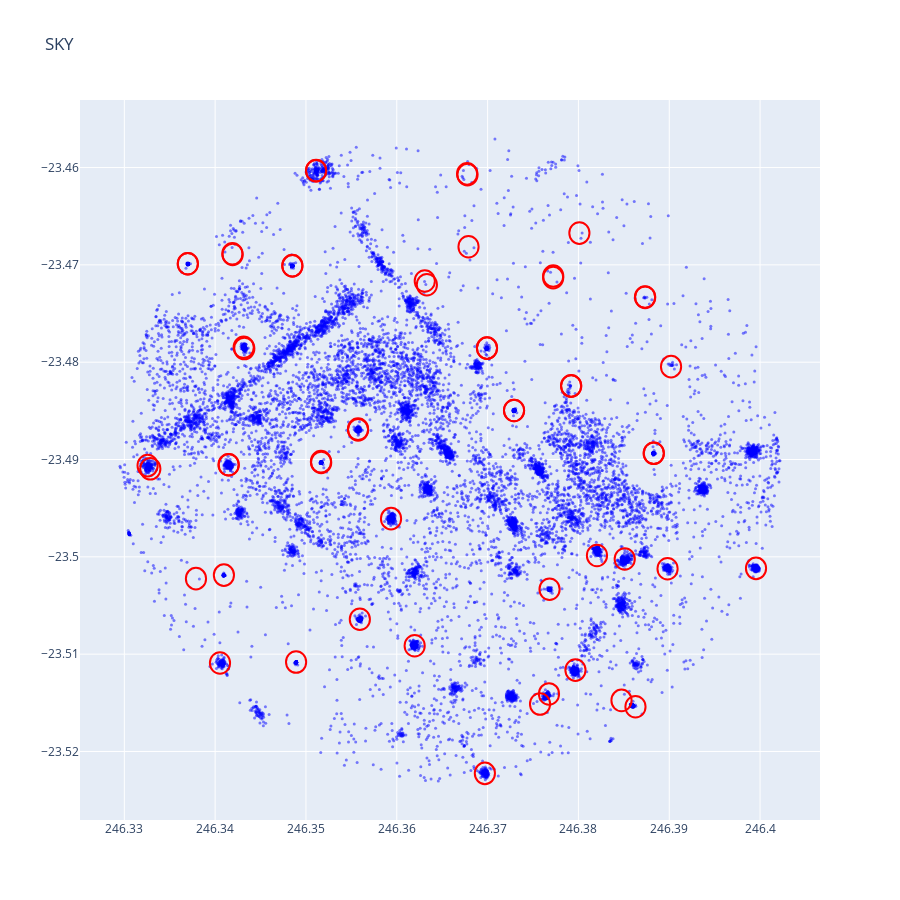
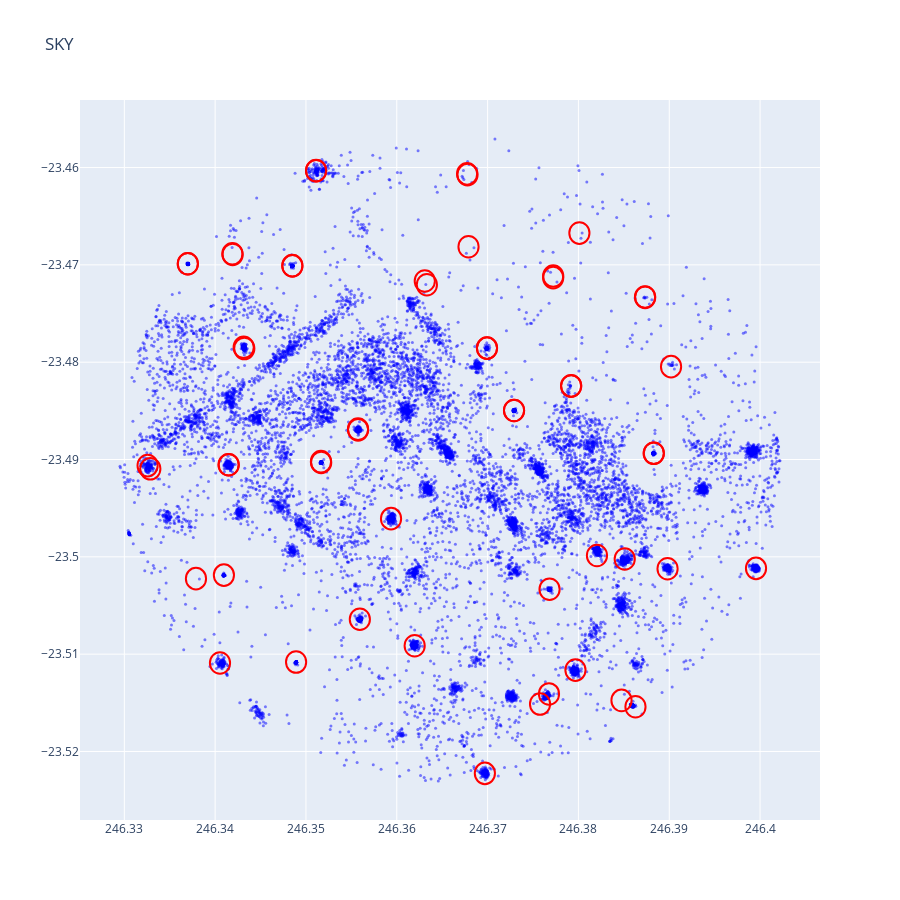
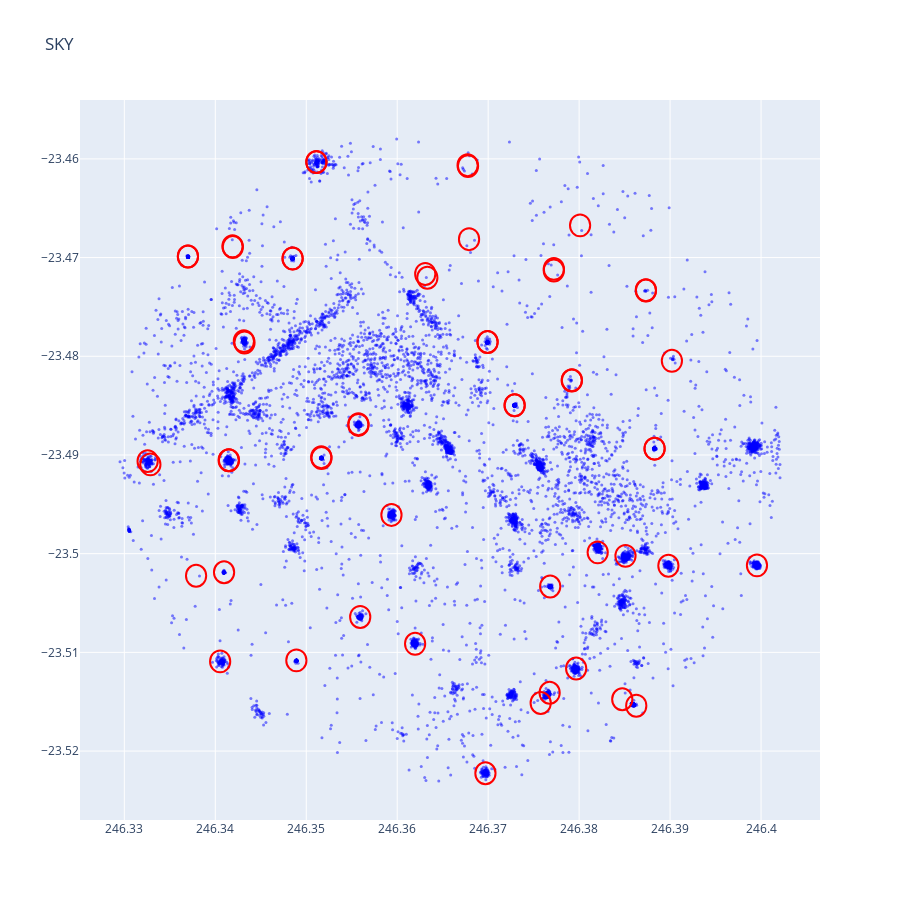

Here is the notebook cell these charts were saved with, in order:
### Code cell
# FILTERS #
filtered_tbl = tbl.copy()
filtered_tbl = filtered_tbl[np.isnan(filtered_tbl["w1sigmpro"]) == False]
print("Initial pts: ", len(filtered_tbl))
xm_1 = xmatch_count(filtered_tbl, truth)
l1 = len(filtered_tbl)
print("Initial xmatch: ", xm_1)
plot(filtered_tbl)


# South Atlantic Anomaly and Chi-Squared - Deals with cosmic rays
# chi_quantile_regular = tbl["w1rchi2"].quantile(0.95) # Expected proportion of non-cosmic ray sources outside of the SAA
# chi_quantile_saa = tbl["w1rchi2"].quantile(0.8) # Expected proportion of non-cosmic ray sources inside the SAA
# # print(f"Chi-Squared Quantile (Regular): {chi_quantile_regular}")
# # print(f"Chi-Squared Quantile (SAA): {chi_quantile_saa}")

# chi_quantile = [chi_quantile_saa if saasep < 5.0 else chi_quantile_regular for saasep in filtered_tbl["saa_sep"]]
# filtered_tbl = filtered_tbl[filtered_tbl["w1rchi2"] < 8]
# print(f"Chi2 Filter: {l1} -> {len(filtered_tbl)} = {(len(filtered_tbl) - l1) / l1 * 100:.2f}%")
# print(f"{(xmatch_count(filtered_tbl, truth) - xm_1) / xm_1 * 100:.2f}% lost (xmatch)")
# plot(filtered_tbl)

# Real Detection

# Artifacts
criterion = np.array([flags[0].lower() != 'd' and flags[0] != 'P' and flags[0] != 'O' for flags in filtered_tbl["cc_flags"]])
filtered_tbl = filtered_tbl[criterion]
# filtered_tbl = filtered_tbl[filtered_tbl["cc_flags"] == "0000"]
print(f"Artifact Filter: {l1} -> {len(filtered_tbl)} = {(len(filtered_tbl) - l1) / l1 * 100:.2f}%")
print(f"{(xmatch_count(filtered_tbl, truth) - xm_1) / xm_1 * 100:.2f}% lost (xmatch)")
plot(filtered_tbl)

# SNR
filtered_tbl = filtered_tbl[filtered_tbl["w1snr"] > 4]
print(f"SNR Filter: {l1} -> {len(filtered_tbl)} = {(len(filtered_tbl) - l1) / l1 * 100:.2f}%")
print(f"{(xmatch_count(filtered_tbl, truth) - xm_1) / xm_1 * 100:.2f}% lost (xmatch)")
plot(filtered_tbl)

print("Final length: ", len(filtered_tbl))
print("Final xmatch: ", xmatch_count(filtered_tbl, truth))

### Figure 1 — Plotly figure (JSON) as saved in the notebook; plotly's stock layout.template omitted (floating-point values rounded to 4 significant figures; data arrays with more than 128 entries replaced by an {"elided": "..."} marker saying what was removed)
{"data": [{"marker": {"color": "blue", "opacity": 0.5, "size": 3}, "mode": "markers", "type": "scatter", "x": {"elided": "17365 float values"}, "y": {"elided": "17365 float values"}}], "layout": {"height": 900, "shapes": [{"line": {"color": "red"}, "type": "circle", "x0": 246.4, "x1": 246.4, "y0": -23.48, "y1": -23.48}, {"line": {"color": "red"}, "type": "circle", "x0": 246.4, "x1": 246.4, "y0": -23.47, "y1": -23.47}, {"line": {"color": "red"}, "type": "circle", "x0": 246.4, "x1": 246.4, "y0": -23.47, "y1": -23.47}, {"line": {"color": "red"}, "type": "circle", "x0": 246.4, "x1": 246.4, "y0": -23.47, "y1": -23.47}, {"line": {"color": "red"}, "type": "circle", "x0": 246.4, "x1": 246.4, "y0": -23.47, "y1": -23.47}, {"line": {"color": "red"}, "type": "circle", "x0": 246.4, "x1": 246.4, "y0": -23.46, "y1": -23.46}, {"line": {"color": "red"}, "type": "circle", "x0": 246.4, "x1": 246.4, "y0": -23.52, "y1": -23.52}, {"line": {"color": "red"}, "type": "circle", "x0": 246.4, "x1": 246.4, "y0": -23.52, "y1": -23.51}, {"line": {"color": "red"}, "type": "circle", "x0": 246.4, "x1": 246.4, "y0": -23.52, "y1": -23.51}, {"line": {"color": "red"}, "type": "circle", "x0": 246.4, "x1": 246.4, "y0": -23.51, "y1": -23.51}, {"line": {"color": "red"}, "type": "circle", "x0": 246.3, "x1": 246.4, "y0": -23.51, "y1": -23.51}, {"line": {"color": "red"}, "type": "circle", "x0": 246.3, "x1": 246.3, "y0": -23.51, "y1": -23.51}, {"line": {"color": "red"}, "type": "circle", "x0": 246.4, "x1": 246.4, "y0": -23.51, "y1": -23.51}, {"line": {"color": "red"}, "type": "circle", "x0": 246.4, "x1": 246.4, "y0": -23.51, "y1": -23.51}, {"line": {"color": "red"}, "type": "circle", "x0": 246.4, "x1": 246.4, "y0": -23.5, "y1": -23.5}, {"line": {"color": "red"}, "type": "circle", "x0": 246.3, "x1": 246.3, "y0": -23.5, "y1": -23.5}, {"line": {"color": "red"}, "type": "circle", "x0": 246.4, "x1": 246.4, "y0": -23.5, "y1": -23.5}, {"line": {"color": "red"}, "type": "circle", "x0": 246.4, "x1": 246.4, "y0": -23.5, "y1": -23.5}, {"line": {"color": "red"}, "type": "circle", "x0": 246.4, "x1": 246.4, "y0": -23.5, "y1": -23.49}, {"line": {"color": "red"}, "type": "circle", "x0": 246.4, "x1": 246.4, "y0": -23.49, "y1": -23.49}, {"line": {"color": "red"}, "type": "circle", "x0": 246.3, "x1": 246.3, "y0": -23.49, "y1": -23.49}, {"line": {"color": "red"}, "type": "circle", "x0": 246.3, "x1": 246.3, "y0": -23.49, "y1": -23.49}, {"line": {"color": "red"}, "type": "circle", "x0": 246.4, "x1": 246.4, "y0": -23.49, "y1": -23.49}, {"line": {"color": "red"}, "type": "circle", "x0": 246.4, "x1": 246.4, "y0": -23.49, "y1": -23.49}, {"line": {"color": "red"}, "type": "circle", "x0": 246.4, "x1": 246.4, "y0": -23.49, "y1": -23.48}, {"line": {"color": "red"}, "type": "circle", "x0": 246.4, "x1": 246.4, "y0": -23.48, "y1": -23.48}, {"line": {"color": "red"}, "type": "circle", "x0": 246.4, "x1": 246.4, "y0": -23.48, "y1": -23.48}, {"line": {"color": "red"}, "type": "circle", "x0": 246.3, "x1": 246.3, "y0": -23.48, "y1": -23.48}, {"line": {"color": "red"}, "type": "circle", "x0": 246.4, "x1": 246.4, "y0": -23.47, "y1": -23.47}, {"line": {"color": "red"}, "type": "circle", "x0": 246.4, "x1": 246.4, "y0": -23.47, "y1": -23.47}, {"line": {"color": "red"}, "type": "circle", "x0": 246.3, "x1": 246.3, "y0": -23.47, "y1": -23.47}, {"line": {"color": "red"}, "type": "circle", "x0": 246.3, "x1": 246.3, "y0": -23.47, "y1": -23.47}, {"line": {"color": "red"}, "type": "circle", "x0": 246.4, "x1": 246.4, "y0": -23.46, "y1": -23.46}, {"line": {"color": "red"}, "type": "circle", "x0": 246.4, "x1": 246.4, "y0": -23.46, "y1": -23.46}, {"line": {"color": "red"}, "type": "circle", "x0": 246.3, "x1": 246.3, "y0": -23.47, "y1": -23.47}, {"line": {"color": "red"}, "type": "circle", "x0": 246.4, "x1": 246.4, "y0": -23.52, "y1": -23.51}, {"line": {"color": "red"}, "type": "circle", "x0": 246.4, "x1": 246.4, "y0": -23.52, "y1": -23.51}, {"line": {"color": "red"}, "type": "circle", "x0": 246.4, "x1": 246.4, "y0": -23.5, "y1": -23.5}, {"line": {"color": "red"}, "type": "circle", "x0": 246.3, "x1": 246.3, "y0": -23.5, "y1": -23.5}, {"line": {"color": "red"}, "type": "circle", "x0": 246.4, "x1": 246.4, "y0": -23.5, "y1": -23.5}, {"line": {"color": "red"}, "type": "circle", "x0": 246.4, "x1": 246.4, "y0": -23.47, "y1": -23.47}, {"line": {"color": "red"}, "type": "circle", "x0": 246.3, "x1": 246.3, "y0": -23.47, "y1": -23.47}, {"line": {"color": "red"}, "type": "circle", "x0": 246.4, "x1": 246.4, "y0": -23.49, "y1": -23.49}, {"line": {"color": "red"}, "type": "circle", "x0": 246.3, "x1": 246.3, "y0": -23.49, "y1": -23.49}, {"line": {"color": "red"}, "type": "circle", "x0": 246.3, "x1": 246.3, "y0": -23.49, "y1": -23.49}, {"line": {"color": "red"}, "type": "circle", "x0": 246.4, "x1": 246.4, "y0": -23.49, "y1": -23.49}, {"line": {"color": "red"}, "type": "circle", "x0": 246.4, "x1": 246.4, "y0": -23.49, "y1": -23.49}, {"line": {"color": "red"}, "type": "circle", "x0": 246.4, "x1": 246.4, "y0": -23.49, "y1": -23.48}, {"line": {"color": "red"}, "type": "circle", "x0": 246.4, "x1": 246.4, "y0": -23.48, "y1": -23.48}, {"line": {"color": "red"}, "type": "circle", "x0": 246.4, "x1": 246.4, "y0": -23.48, "y1": -23.48}, {"line": {"color": "red"}, "type": "circle", "x0": 246.3, "x1": 246.3, "y0": -23.48, "y1": -23.48}, {"line": {"color": "red"}, "type": "circle", "x0": 246.4, "x1": 246.4, "y0": -23.47, "y1": -23.47}, {"line": {"color": "red"}, "type": "circle", "x0": 246.3, "x1": 246.3, "y0": -23.47, "y1": -23.47}, {"line": {"color": "red"}, "type": "circle", "x0": 246.3, "x1": 246.3, "y0": -23.47, "y1": -23.47}, {"line": {"color": "red"}, "type": "circle", "x0": 246.4, "x1": 246.4, "y0": -23.46, "y1": -23.46}], "title": {"text": "SKY"}, "width": 900}}

### Figure 2 — Plotly figure (JSON) as saved in the notebook; plotly's stock layout.template omitted (floating-point values rounded to 4 significant figures; data arrays with more than 128 entries replaced by an {"elided": "..."} marker saying what was removed)
{"data": [{"marker": {"color": "blue", "opacity": 0.5, "size": 3}, "mode": "markers", "type": "scatter", "x": {"elided": "16266 float values"}, "y": {"elided": "16266 float values"}}], "layout": {"height": 900, "shapes": [{"line": {"color": "red"}, "type": "circle", "x0": 246.4, "x1": 246.4, "y0": -23.48, "y1": -23.48}, {"line": {"color": "red"}, "type": "circle", "x0": 246.4, "x1": 246.4, "y0": -23.47, "y1": -23.47}, {"line": {"color": "red"}, "type": "circle", "x0": 246.4, "x1": 246.4, "y0": -23.47, "y1": -23.47}, {"line": {"color": "red"}, "type": "circle", "x0": 246.4, "x1": 246.4, "y0": -23.47, "y1": -23.47}, {"line": {"color": "red"}, "type": "circle", "x0": 246.4, "x1": 246.4, "y0": -23.47, "y1": -23.47}, {"line": {"color": "red"}, "type": "circle", "x0": 246.4, "x1": 246.4, "y0": -23.46, "y1": -23.46}, {"line": {"color": "red"}, "type": "circle", "x0": 246.4, "x1": 246.4, "y0": -23.52, "y1": -23.52}, {"line": {"color": "red"}, "type": "circle", "x0": 246.4, "x1": 246.4, "y0": -23.52, "y1": -23.51}, {"line": {"color": "red"}, "type": "circle", "x0": 246.4, "x1": 246.4, "y0": -23.52, "y1": -23.51}, {"line": {"color": "red"}, "type": "circle", "x0": 246.4, "x1": 246.4, "y0": -23.51, "y1": -23.51}, {"line": {"color": "red"}, "type": "circle", "x0": 246.3, "x1": 246.4, "y0": -23.51, "y1": -23.51}, {"line": {"color": "red"}, "type": "circle", "x0": 246.3, "x1": 246.3, "y0": -23.51, "y1": -23.51}, {"line": {"color": "red"}, "type": "circle", "x0": 246.4, "x1": 246.4, "y0": -23.51, "y1": -23.51}, {"line": {"color": "red"}, "type": "circle", "x0": 246.4, "x1": 246.4, "y0": -23.51, "y1": -23.51}, {"line": {"color": "red"}, "type": "circle", "x0": 246.4, "x1": 246.4, "y0": -23.5, "y1": -23.5}, {"line": {"color": "red"}, "type": "circle", "x0": 246.3, "x1": 246.3, "y0": -23.5, "y1": -23.5}, {"line": {"color": "red"}, "type": "circle", "x0": 246.4, "x1": 246.4, "y0": -23.5, "y1": -23.5}, {"line": {"color": "red"}, "type": "circle", "x0": 246.4, "x1": 246.4, "y0": -23.5, "y1": -23.5}, {"line": {"color": "red"}, "type": "circle", "x0": 246.4, "x1": 246.4, "y0": -23.5, "y1": -23.49}, {"line": {"color": "red"}, "type": "circle", "x0": 246.4, "x1": 246.4, "y0": -23.49, "y1": -23.49}, {"line": {"color": "red"}, "type": "circle", "x0": 246.3, "x1": 246.3, "y0": -23.49, "y1": -23.49}, {"line": {"color": "red"}, "type": "circle", "x0": 246.3, "x1": 246.3, "y0": -23.49, "y1": -23.49}, {"line": {"color": "red"}, "type": "circle", "x0": 246.4, "x1": 246.4, "y0": -23.49, "y1": -23.49}, {"line": {"color": "red"}, "type": "circle", "x0": 246.4, "x1": 246.4, "y0": -23.49, "y1": -23.49}, {"line": {"color": "red"}, "type": "circle", "x0": 246.4, "x1": 246.4, "y0": -23.49, "y1": -23.48}, {"line": {"color": "red"}, "type": "circle", "x0": 246.4, "x1": 246.4, "y0": -23.48, "y1": -23.48}, {"line": {"color": "red"}, "type": "circle", "x0": 246.4, "x1": 246.4, "y0": -23.48, "y1": -23.48}, {"line": {"color": "red"}, "type": "circle", "x0": 246.3, "x1": 246.3, "y0": -23.48, "y1": -23.48}, {"line": {"color": "red"}, "type": "circle", "x0": 246.4, "x1": 246.4, "y0": -23.47, "y1": -23.47}, {"line": {"color": "red"}, "type": "circle", "x0": 246.4, "x1": 246.4, "y0": -23.47, "y1": -23.47}, {"line": {"color": "red"}, "type": "circle", "x0": 246.3, "x1": 246.3, "y0": -23.47, "y1": -23.47}, {"line": {"color": "red"}, "type": "circle", "x0": 246.3, "x1": 246.3, "y0": -23.47, "y1": -23.47}, {"line": {"color": "red"}, "type": "circle", "x0": 246.4, "x1": 246.4, "y0": -23.46, "y1": -23.46}, {"line": {"color": "red"}, "type": "circle", "x0": 246.4, "x1": 246.4, "y0": -23.46, "y1": -23.46}, {"line": {"color": "red"}, "type": "circle", "x0": 246.3, "x1": 246.3, "y0": -23.47, "y1": -23.47}, {"line": {"color": "red"}, "type": "circle", "x0": 246.4, "x1": 246.4, "y0": -23.52, "y1": -23.51}, {"line": {"color": "red"}, "type": "circle", "x0": 246.4, "x1": 246.4, "y0": -23.52, "y1": -23.51}, {"line": {"color": "red"}, "type": "circle", "x0": 246.4, "x1": 246.4, "y0": -23.5, "y1": -23.5}, {"line": {"color": "red"}, "type": "circle", "x0": 246.3, "x1": 246.3, "y0": -23.5, "y1": -23.5}, {"line": {"color": "red"}, "type": "circle", "x0": 246.4, "x1": 246.4, "y0": -23.5, "y1": -23.5}, {"line": {"color": "red"}, "type": "circle", "x0": 246.4, "x1": 246.4, "y0": -23.47, "y1": -23.47}, {"line": {"color": "red"}, "type": "circle", "x0": 246.3, "x1": 246.3, "y0": -23.47, "y1": -23.47}, {"line": {"color": "red"}, "type": "circle", "x0": 246.4, "x1": 246.4, "y0": -23.49, "y1": -23.49}, {"line": {"color": "red"}, "type": "circle", "x0": 246.3, "x1": 246.3, "y0": -23.49, "y1": -23.49}, {"line": {"color": "red"}, "type": "circle", "x0": 246.3, "x1": 246.3, "y0": -23.49, "y1": -23.49}, {"line": {"color": "red"}, "type": "circle", "x0": 246.4, "x1": 246.4, "y0": -23.49, "y1": -23.49}, {"line": {"color": "red"}, "type": "circle", "x0": 246.4, "x1": 246.4, "y0": -23.49, "y1": -23.49}, {"line": {"color": "red"}, "type": "circle", "x0": 246.4, "x1": 246.4, "y0": -23.49, "y1": -23.48}, {"line": {"color": "red"}, "type": "circle", "x0": 246.4, "x1": 246.4, "y0": -23.48, "y1": -23.48}, {"line": {"color": "red"}, "type": "circle", "x0": 246.4, "x1": 246.4, "y0": -23.48, "y1": -23.48}, {"line": {"color": "red"}, "type": "circle", "x0": 246.3, "x1": 246.3, "y0": -23.48, "y1": -23.48}, {"line": {"color": "red"}, "type": "circle", "x0": 246.4, "x1": 246.4, "y0": -23.47, "y1": -23.47}, {"line": {"color": "red"}, "type": "circle", "x0": 246.3, "x1": 246.3, "y0": -23.47, "y1": -23.47}, {"line": {"color": "red"}, "type": "circle", "x0": 246.3, "x1": 246.3, "y0": -23.47, "y1": -23.47}, {"line": {"color": "red"}, "type": "circle", "x0": 246.4, "x1": 246.4, "y0": -23.46, "y1": -23.46}], "title": {"text": "SKY"}, "width": 900}}

### Figure 3 — Plotly figure (JSON) as saved in the notebook; plotly's stock layout.template omitted (floating-point values rounded to 4 significant figures; data arrays with more than 128 entries replaced by an {"elided": "..."} marker saying what was removed)
{"data": [{"marker": {"color": "blue", "opacity": 0.5, "size": 3}, "mode": "markers", "type": "scatter", "x": {"elided": "10877 float values"}, "y": {"elided": "10877 float values"}}], "layout": {"height": 900, "shapes": [{"line": {"color": "red"}, "type": "circle", "x0": 246.4, "x1": 246.4, "y0": -23.48, "y1": -23.48}, {"line": {"color": "red"}, "type": "circle", "x0": 246.4, "x1": 246.4, "y0": -23.47, "y1": -23.47}, {"line": {"color": "red"}, "type": "circle", "x0": 246.4, "x1": 246.4, "y0": -23.47, "y1": -23.47}, {"line": {"color": "red"}, "type": "circle", "x0": 246.4, "x1": 246.4, "y0": -23.47, "y1": -23.47}, {"line": {"color": "red"}, "type": "circle", "x0": 246.4, "x1": 246.4, "y0": -23.47, "y1": -23.47}, {"line": {"color": "red"}, "type": "circle", "x0": 246.4, "x1": 246.4, "y0": -23.46, "y1": -23.46}, {"line": {"color": "red"}, "type": "circle", "x0": 246.4, "x1": 246.4, "y0": -23.52, "y1": -23.52}, {"line": {"color": "red"}, "type": "circle", "x0": 246.4, "x1": 246.4, "y0": -23.52, "y1": -23.51}, {"line": {"color": "red"}, "type": "circle", "x0": 246.4, "x1": 246.4, "y0": -23.52, "y1": -23.51}, {"line": {"color": "red"}, "type": "circle", "x0": 246.4, "x1": 246.4, "y0": -23.51, "y1": -23.51}, {"line": {"color": "red"}, "type": "circle", "x0": 246.3, "x1": 246.4, "y0": -23.51, "y1": -23.51}, {"line": {"color": "red"}, "type": "circle", "x0": 246.3, "x1": 246.3, "y0": -23.51, "y1": -23.51}, {"line": {"color": "red"}, "type": "circle", "x0": 246.4, "x1": 246.4, "y0": -23.51, "y1": -23.51}, {"line": {"color": "red"}, "type": "circle", "x0": 246.4, "x1": 246.4, "y0": -23.51, "y1": -23.51}, {"line": {"color": "red"}, "type": "circle", "x0": 246.4, "x1": 246.4, "y0": -23.5, "y1": -23.5}, {"line": {"color": "red"}, "type": "circle", "x0": 246.3, "x1": 246.3, "y0": -23.5, "y1": -23.5}, {"line": {"color": "red"}, "type": "circle", "x0": 246.4, "x1": 246.4, "y0": -23.5, "y1": -23.5}, {"line": {"color": "red"}, "type": "circle", "x0": 246.4, "x1": 246.4, "y0": -23.5, "y1": -23.5}, {"line": {"color": "red"}, "type": "circle", "x0": 246.4, "x1": 246.4, "y0": -23.5, "y1": -23.49}, {"line": {"color": "red"}, "type": "circle", "x0": 246.4, "x1": 246.4, "y0": -23.49, "y1": -23.49}, {"line": {"color": "red"}, "type": "circle", "x0": 246.3, "x1": 246.3, "y0": -23.49, "y1": -23.49}, {"line": {"color": "red"}, "type": "circle", "x0": 246.3, "x1": 246.3, "y0": -23.49, "y1": -23.49}, {"line": {"color": "red"}, "type": "circle", "x0": 246.4, "x1": 246.4, "y0": -23.49, "y1": -23.49}, {"line": {"color": "red"}, "type": "circle", "x0": 246.4, "x1": 246.4, "y0": -23.49, "y1": -23.49}, {"line": {"color": "red"}, "type": "circle", "x0": 246.4, "x1": 246.4, "y0": -23.49, "y1": -23.48}, {"line": {"color": "red"}, "type": "circle", "x0": 246.4, "x1": 246.4, "y0": -23.48, "y1": -23.48}, {"line": {"color": "red"}, "type": "circle", "x0": 246.4, "x1": 246.4, "y0": -23.48, "y1": -23.48}, {"line": {"color": "red"}, "type": "circle", "x0": 246.3, "x1": 246.3, "y0": -23.48, "y1": -23.48}, {"line": {"color": "red"}, "type": "circle", "x0": 246.4, "x1": 246.4, "y0": -23.47, "y1": -23.47}, {"line": {"color": "red"}, "type": "circle", "x0": 246.4, "x1": 246.4, "y0": -23.47, "y1": -23.47}, {"line": {"color": "red"}, "type": "circle", "x0": 246.3, "x1": 246.3, "y0": -23.47, "y1": -23.47}, {"line": {"color": "red"}, "type": "circle", "x0": 246.3, "x1": 246.3, "y0": -23.47, "y1": -23.47}, {"line": {"color": "red"}, "type": "circle", "x0": 246.4, "x1": 246.4, "y0": -23.46, "y1": -23.46}, {"line": {"color": "red"}, "type": "circle", "x0": 246.4, "x1": 246.4, "y0": -23.46, "y1": -23.46}, {"line": {"color": "red"}, "type": "circle", "x0": 246.3, "x1": 246.3, "y0": -23.47, "y1": -23.47}, {"line": {"color": "red"}, "type": "circle", "x0": 246.4, "x1": 246.4, "y0": -23.52, "y1": -23.51}, {"line": {"color": "red"}, "type": "circle", "x0": 246.4, "x1": 246.4, "y0": -23.52, "y1": -23.51}, {"line": {"color": "red"}, "type": "circle", "x0": 246.4, "x1": 246.4, "y0": -23.5, "y1": -23.5}, {"line": {"color": "red"}, "type": "circle", "x0": 246.3, "x1": 246.3, "y0": -23.5, "y1": -23.5}, {"line": {"color": "red"}, "type": "circle", "x0": 246.4, "x1": 246.4, "y0": -23.5, "y1": -23.5}, {"line": {"color": "red"}, "type": "circle", "x0": 246.4, "x1": 246.4, "y0": -23.47, "y1": -23.47}, {"line": {"color": "red"}, "type": "circle", "x0": 246.3, "x1": 246.3, "y0": -23.47, "y1": -23.47}, {"line": {"color": "red"}, "type": "circle", "x0": 246.4, "x1": 246.4, "y0": -23.49, "y1": -23.49}, {"line": {"color": "red"}, "type": "circle", "x0": 246.3, "x1": 246.3, "y0": -23.49, "y1": -23.49}, {"line": {"color": "red"}, "type": "circle", "x0": 246.3, "x1": 246.3, "y0": -23.49, "y1": -23.49}, {"line": {"color": "red"}, "type": "circle", "x0": 246.4, "x1": 246.4, "y0": -23.49, "y1": -23.49}, {"line": {"color": "red"}, "type": "circle", "x0": 246.4, "x1": 246.4, "y0": -23.49, "y1": -23.49}, {"line": {"color": "red"}, "type": "circle", "x0": 246.4, "x1": 246.4, "y0": -23.49, "y1": -23.48}, {"line": {"color": "red"}, "type": "circle", "x0": 246.4, "x1": 246.4, "y0": -23.48, "y1": -23.48}, {"line": {"color": "red"}, "type": "circle", "x0": 246.4, "x1": 246.4, "y0": -23.48, "y1": -23.48}, {"line": {"color": "red"}, "type": "circle", "x0": 246.3, "x1": 246.3, "y0": -23.48, "y1": -23.48}, {"line": {"color": "red"}, "type": "circle", "x0": 246.4, "x1": 246.4, "y0": -23.47, "y1": -23.47}, {"line": {"color": "red"}, "type": "circle", "x0": 246.3, "x1": 246.3, "y0": -23.47, "y1": -23.47}, {"line": {"color": "red"}, "type": "circle", "x0": 246.3, "x1": 246.3, "y0": -23.47, "y1": -23.47}, {"line": {"color": "red"}, "type": "circle", "x0": 246.4, "x1": 246.4, "y0": -23.46, "y1": -23.46}], "title": {"text": "SKY"}, "width": 900}}
